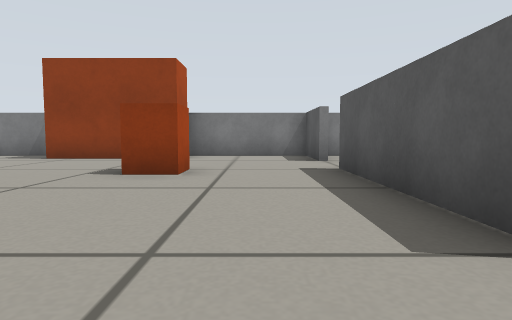
view 1 (above)

16 first-person views from a walk through a robot-simulator world made for Gazebo. The camera is 0.27 m above the floor, tilts 4° down and sees 75° across. The floor is counted in squares, 0.5 m on a side. Each view is taken from the middle of a square. On the plan, view 1 faces up. The plan holds only what a view shows up to about 9 squares ahead; the rest is blank.

view 2
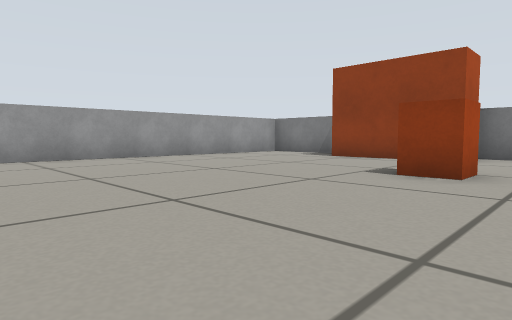

view 3
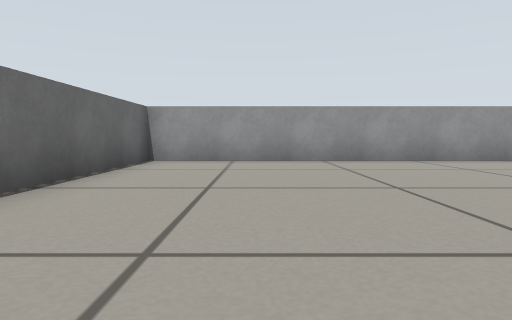

view 4
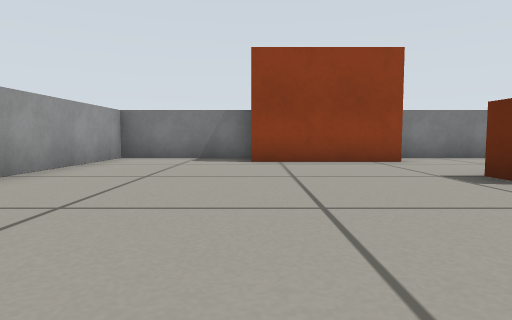

view 5
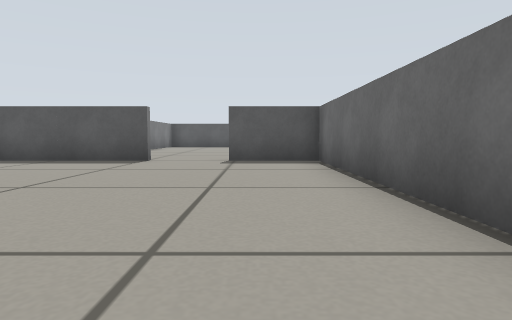

view 6
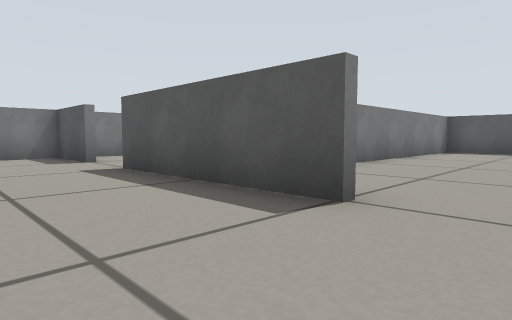

view 7
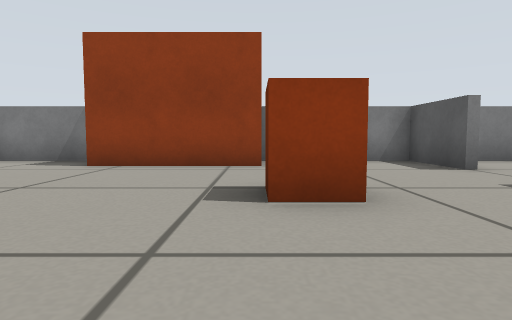

view 8
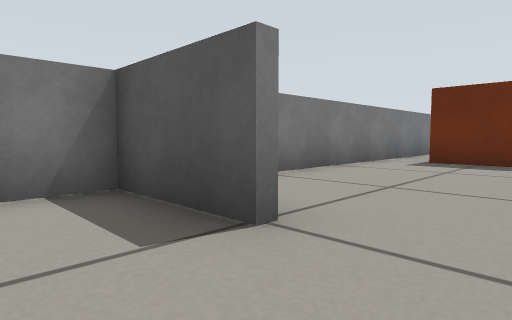

view 9
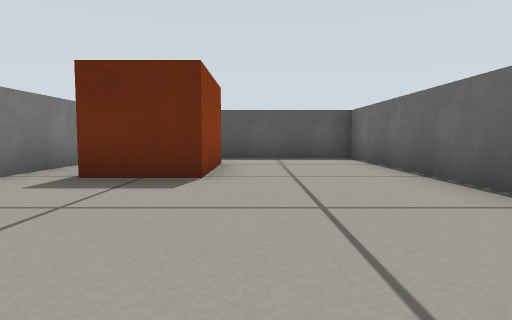

view 10
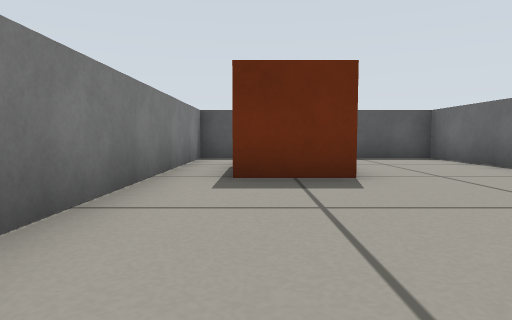

view 11
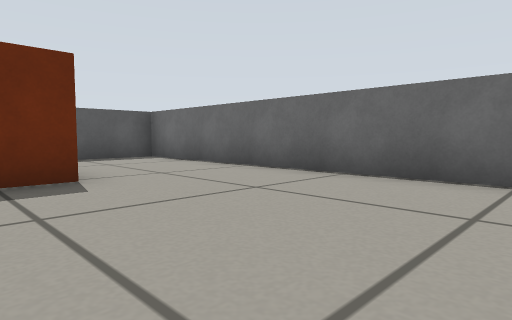

view 12
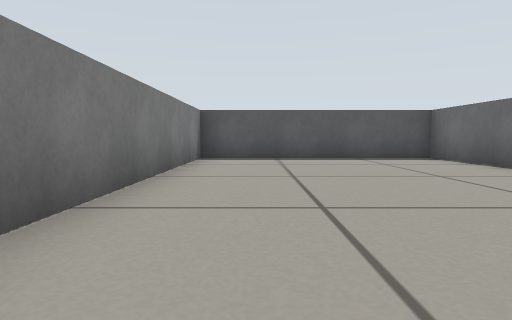

view 13
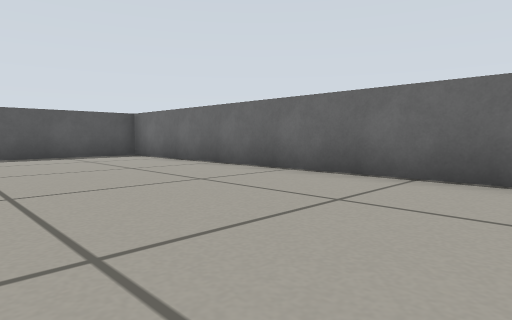

view 14
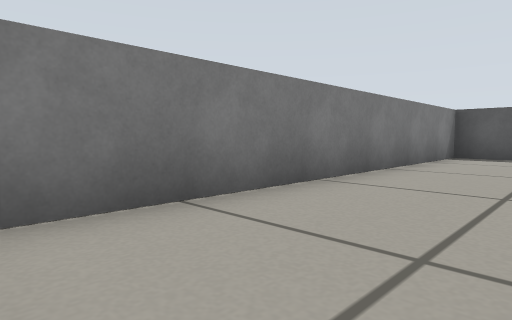

view 15
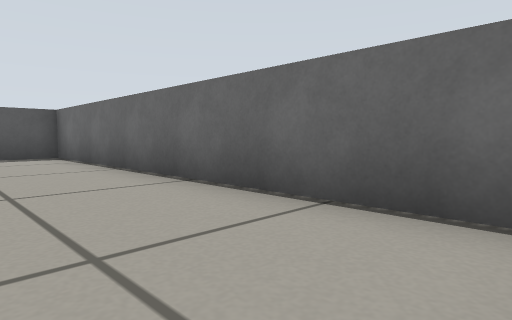

view 16
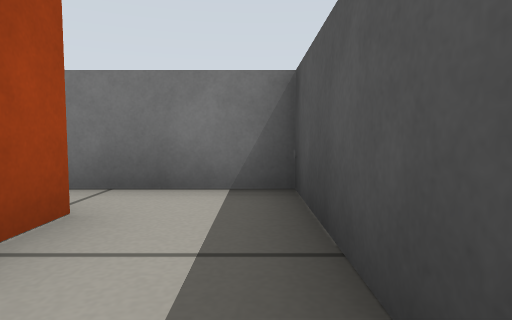

### Floor plan
Points are (right, up) in squares from view 1. A wall is a line through its corners. A room is listed if a view was taken in it or the views show most of it. See-through windows are left out.
Room 1 (views 1, 2, 3, 4, 5, 6, 7, 8)
walls: (1.4, 1.4) (1.4, 5.6); (-5, 9.4) (-8.4, 9.4) (-8.4, -2.4) (1.4, -2.4) (1.4, -0.4); (1.4, 7.4) (1.4, 9.4) (-1.9, 9.4)
ways out: opening at (1, 6.5) to room 2; opening at (1, 0.5) to room 3
objects: orange box (-5, 8) to (-2, 9); crate (-2, 5) to (-1, 5)
Room 2 (views 9, 10, 11, 16)
walls: (3.5, 3.6) (11.5, 3.6); (11.4, 4) (11.4, 9.4) (2.2, 9.4)
ways out: opening at (1, 6.5) to room 1
objects: orange box (8, 7) to (9, 8)
Room 3 (views 12, 13, 14, 15)
walls: (2.2, -2.4) (11.4, -2.4) (11.4, 4); (11.5, 3.4) (2.2, 3.4)
ways out: opening at (1, 0.5) to room 1

Positions as (right, up) in squares from view 1, and headings:
1: (0, 0), facing up
2: (0, 0), facing up-left
3: (-1, 0), facing left
4: (-5, 1), facing up
5: (-6, -1), facing right
6: (-1, 0), facing up-right
7: (-2, 2), facing up
8: (0, 6), facing up-right
9: (3, 6), facing right
10: (3, 8), facing right
11: (3, 8), facing down-right
12: (3, 2), facing right
13: (2, 2), facing down-right
14: (2, 1), facing up-right
15: (2, 0), facing down-right
16: (11, 6), facing up
